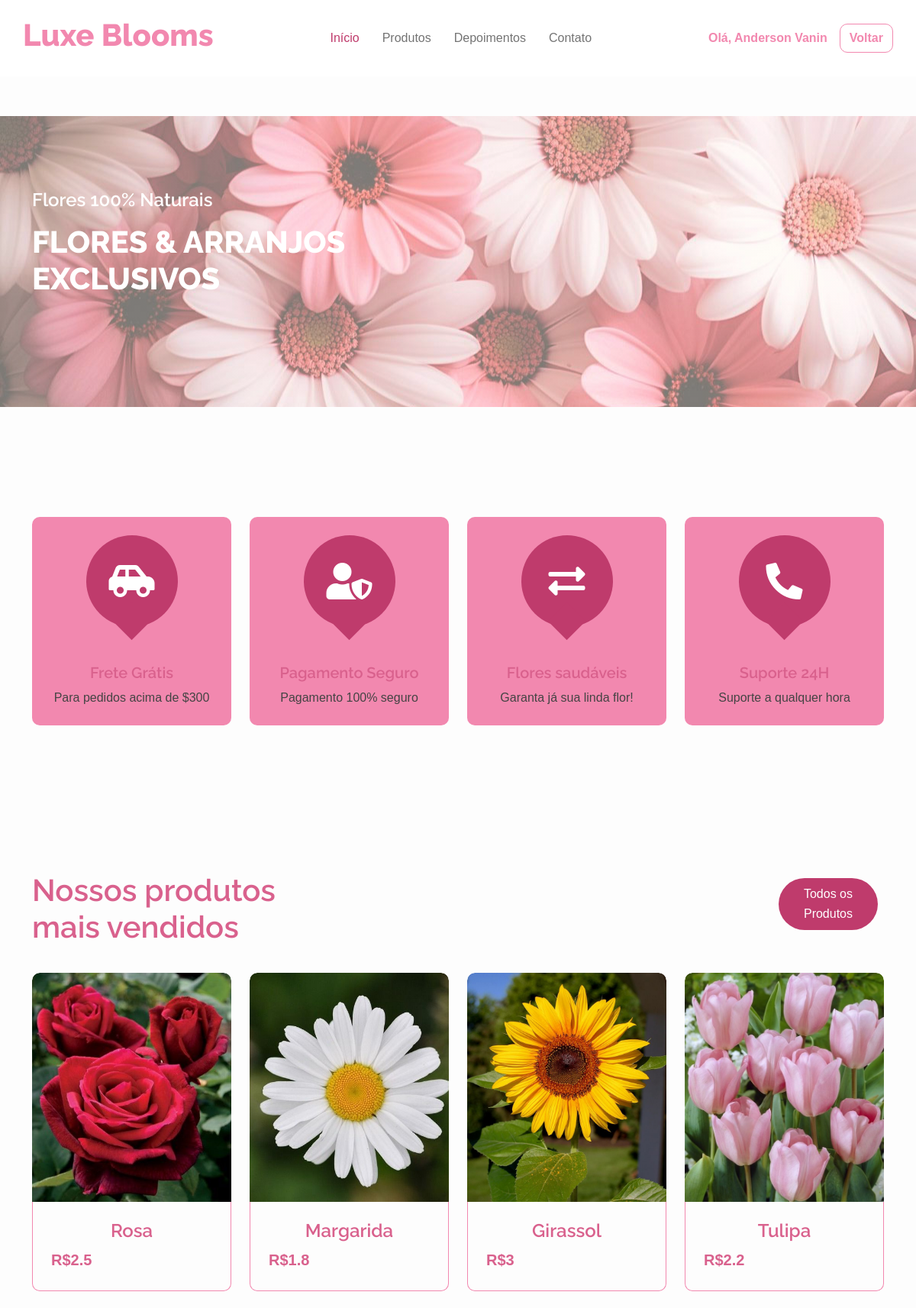
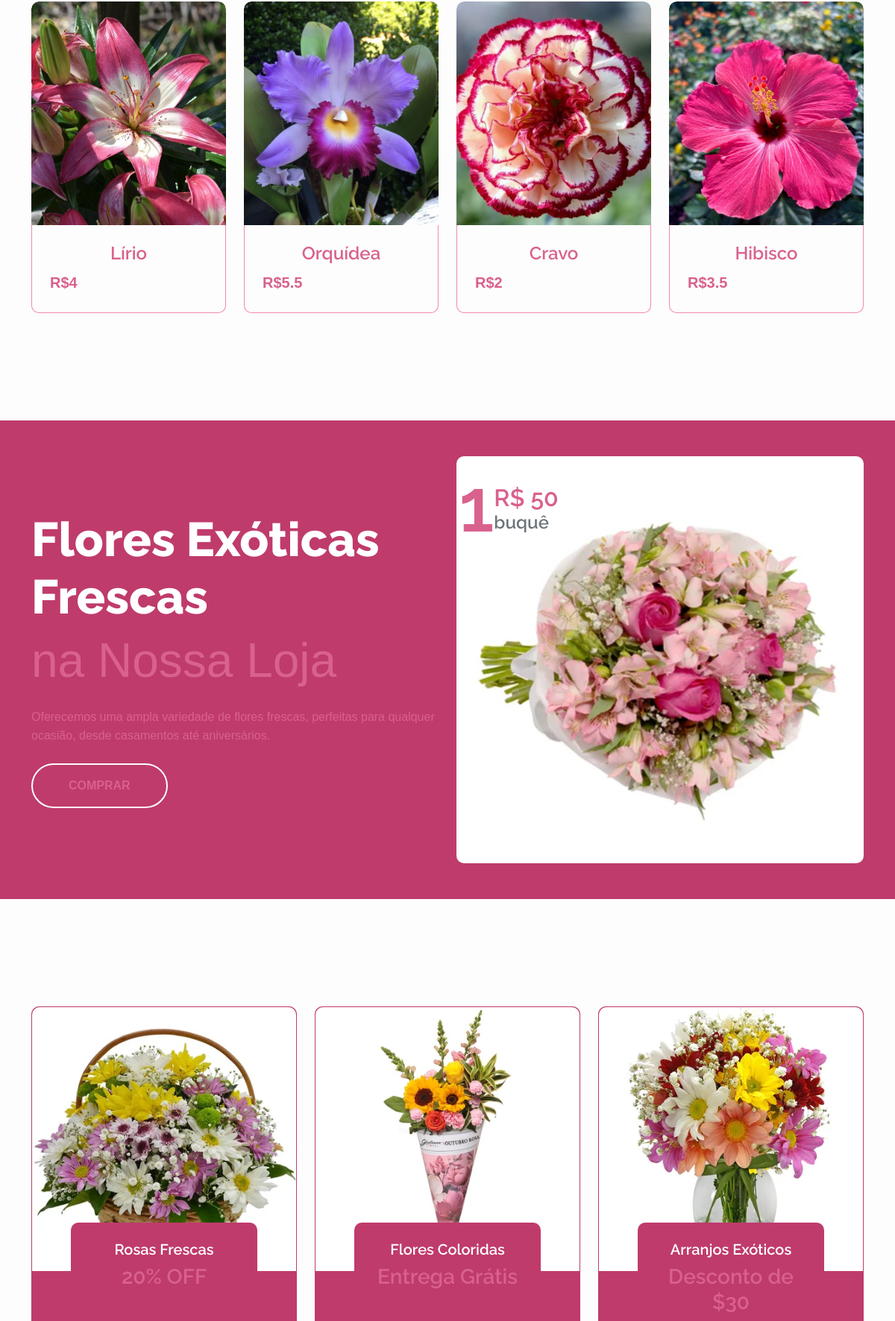
Page /index.php (signed in, upper part) on the committed database (2 pictures, top to bottom).
### tables this page shows
CREATE TABLE `estoque_flores` (
  `id_flor` int(11) NOT NULL,
  `nome_flor` varchar(128) DEFAULT NULL,
  `quantidade_flor` int(11) DEFAULT NULL,
  `preco_flor` float DEFAULT NULL,
  `imagem_flor` varchar(100) DEFAULT NULL
);

### index.php (the view, shortened to what this page needs)
<?php
    include 'menu.php';
?>
    <div class="container-fluid py-5 mb-5 hero-header">
        <div class="container py-5">
            <div class="row g-5 align-items-center">
                <div class="col-md-12 col-lg-7">
                    <h4 class="mb-3 text-secondary">Flores 100% Naturais</h4>
                    <h1 class=" mb-5 display-3 text-secondary">Flores & Arranjos Exclusivos</h1>
                </div>
            </div>
        </div>
    </div>
    <div class="container-fluid featurs py-5">
        <div class="container py-5">
            <div class="row g-4">
                <div class="col-md-6 col-lg-3">
                    <div class="featurs-item text-center rounded bg-light p-4">
                        <div class="featurs-icon btn-square rounded-circle bg-secondary mb-5 mx-auto">
                            <i class="fas fa-car-side fa-3x text-white"></i>
                        </div>
                        <div class="featurs-content text-center">
                            <h5>Frete Grátis</h5>
                            <p class="mb-0">Para pedidos acima de $300</p>
                        </div>
                    </div>
                </div>
                <div class="col-md-6 col-lg-3">
                    <div class="featurs-item text-center rounded bg-light p-4">
                        <div class="featurs-icon btn-square rounded-circle bg-secondary mb-5 mx-auto">
                            <i class="fas fa-user-shield fa-3x text-white"></i>
                        </div>
                        <div class="featurs-content text-center">
                            <h5>Pagamento Seguro</h5>
                            <p class="mb-0">Pagamento 100% seguro</p>
                        </div>
                    </div>
                </div>
                <div class="col-md-6 col-lg-3">
                    <div class="featurs-item text-center rounded bg-light p-4">
                        <div class="featurs-icon btn-square rounded-circle bg-secondary mb-5 mx-auto">
                            <i class="fas fa-exchange-alt fa-3x text-white"></i>
                        </div>
                        <div class="featurs-content text-center">
                            <h5>Flores saudáveis</h5>
                            <p class="mb-0">Garanta já sua linda flor!</p>
                        </div>
                    </div>
                </div>
                <div class="col-md-6 col-lg-3">
                    <div class="featurs-item text-center rounded bg-light p-4">
                        <div class="featurs-icon btn-square rounded-circle bg-secondary mb-5 mx-auto">
                            <i class="fa fa-phone-alt fa-3x text-white"></i>
                        </div>
                        <div class="featurs-content text-center">
                            <h5>Suporte 24H</h5>
                            <p class="mb-0">Suporte a qualquer hora</p>
                        </div>
                    </div>
                </div>
            </div>
        </div>
    </div>
    <div class="container-fluid fruite py-5">
        <div class="container py-5">
            <div class="tab-class text-center">
                <div class="row g-4">
                    <div class="col-lg-4 text-start">
                        <h1>Nossos produtos mais vendidos</h1>
                    </div>
                    <div class="col-lg-8 text-end">
                        <ul class="nav nav-pills d-inline-flex text-center mb-5">
                            <li class="nav-item">
                                <a class="d-flex m-2 py-2 bg-light rounded-pill active" href="shop.php">
                                    <span class="text-dark" style="width: 130px;">Todos os Produtos</span>
                                </a>
                        </ul>
                    </div>
                </div>
                <div class="tab-content">
                    <div id="tab-1" class="tab-pane fade show p-0 active">
                        <div class="row g-4">
                            <div class="col-lg-12">
                                <div class="row g-4">
                                    <?php
                                        $sql = "SELECT * FROM estoque_flores LIMIT 8";
                                        $consulta = $conexao->query($sql);
                                        while($dados = $consulta->fetch_assoc()){
                                            echo "<div class='col-md-6 col-lg-4 col-xl-3'>
                                                <div class='rounded position-relative fruite-item'>
                                                    <div class='fruite-img'>";
                                        echo "<img src='".$dados['imagem_flor']."' class='img-fluid w-100 rounded-top' alt=''>";
                                        echo "</div>";
                                        echo "<div class='p-4 border border-secondary border-top-0 rounded-bottom'>
                                                <h4>".$dados['nome_flor']."</h4>";
                                        echo "<div class='d-flex justify-content-between flex-lg-wrap'>
                                                <p class='text-dark fs-5 fw-bold mb-0'> R$".$dados['preco_flor']."</p>";
                                        echo "
                                        </div>
                                    </div>
                                </div>
                            </div>";
                                        }
                                    ?>
                                </div>
                            </div>
                        </div>
                    </div>
                </div>
            </div>
        </div>
    </div>
    <div class="container-fluid banner bg-secondary my-5">
        <div class="container py-5">
            <div class="row g-4 align-items-center">
                <div class="col-lg-6">
                    <div class="py-4">
                        <h1 class="display-3 text-white">Flores Exóticas Frescas</h1>
                        <p class="fw-normal display-3 text-dark mb-4">na Nossa Loja</p>
                        <p class="mb-4 text-dark">Oferecemos uma ampla variedade de flores frescas, perfeitas para
                            qualquer ocasião, desde casamentos até aniversários.</p>
                        <a href=shop.php
                            class="banner-btn btn border-2 border-white rounded-pill text-dark py-3 px-5">COMPRAR</a>
                    </div>
                </div>
                <div class="col-lg-6">
                    <div class="position-relative">
                        <img src="imgs/rosasbb.jpg" class="img-fluid w-100 rounded" alt="">
                        <div class="d-flex align-items-center justify-content-center bg-white rounded-circle position-absolute"
                            style="width: 140px; height: 140px; top: 0; left: 0;">
                            <h1 style="font-size: 100px;">1</h1>
                            <div class="d-flex flex-column">
                                <span class="h2 mb-0">R$ 50</span>
                                <span class="h4 text-muted mb-0">buquê</span>
                            </div>
                        </div>
                    </div>
                </div>
            </div>
        </div>
    </div>
    <div class="container-fluid service py-5">
        <div class="container py-5">
            <div class="row g-4 justify-content-center">
                <div class="col-md-6 col-lg-4">
                    <a href="#">
                        <div class="service-item bg-primary rounded border border-primary">
                            <img src="imgs/cesta.jpg" class="img-fluid rounded-top w-100" alt="">
                            <div class="px-4 rounded-bottom">
                                <div class="service-content bg-secondary text-center p-4 rounded">
                                    <h5 class="text-white">Rosas Frescas</h5>
                                    <h3 class="mb-0">20% OFF</h3>
                                </div>
                            </div>
                        </div>
                    </a>
                </div>
                <div class="col-md-6 col-lg-4">
                    <a href="#">
                        <div class="service-item bg-primary rounded border border-primary">
                            <img src="imgs/outubro.jpg" class="img-fluid rounded-top w-100" alt="">
                            <div class="px-4 rounded-bottom">
                                <div class="service-content bg-secondary text-center p-4 rounded">
                                    <h5 class="text-white">Flores Coloridas</h5>
                                    <h3 class="mb-0">Entrega Grátis</h3>
                                </div>
                            </div>
                        </div>
                    </a>
                </div>
                <div class="col-md-6 col-lg-4">
                    <a href="#">
                        <div class="service-item bg-primary rounded border border-primary">
                            <img src="imgs/25702gg.jpg" class="img-fluid rounded-top w-100" alt="">
                            <div class="px-4 rounded-bottom">
                                <div class="service-content bg-secondary text-center p-4 rounded">
                                    <h5 class="text-white">Arranjos Exóticos</h5>
                                    <h3 class="mb-0">Desconto de $30</h3>
                                </div>
                            </div>
                        </div>
                    </a>
                </div>
            </div>
        </div>
    </div>
</body>
</html>

### css/style.css (style rules this page uses)
.btn { font-weight: 600; transition: .5s; }
.btn-square { width: 32px; height: 32px; }
.btn-square, .btn-sm-square, .btn-md-square, .btn-lg-square { padding: 0; display: flex; align-items: center; justify-content: center; font-weight: normal; }
.hero-header { background: linear-gradient(rgba(248, 223, 173, 0.1), rgba(248, 223, 173, 0.1)), url(../imgs/Papel\ De\ Parede\ Estampa\ Floral.jpg); background-position: center center; background-repeat: no-repeat; background-size: cover; }
@media (min-width: 992px) { .hero-header, .page-header { margin-top: 152px !important; } }
.featurs .featurs-item .featurs-icon { position: relative; width: 120px; height: 120px; }
.featurs .featurs-item .featurs-icon::after { content: ""; width: 35px; height: 35px; background: var(--bs-secondary); position: absolute; bottom: -10px; transform: translate(-50%); transform: rotate(45deg); background: var(--bs-secondary); }
.service .service-item .service-content { position: relative; width: 250px; height: 130px; top: -50%; left: 50%; transform: translate(-50%, -50%); }
.fruite .tab-class .nav-item a.active { background: var(--bs-secondary) !important; }
.fruite .tab-class .nav-item a.active span { color: var(--bs-white) !important; }
.fruite .fruite-item { height: 100%; transition: 0.5s; }
.fruite .fruite-item .fruite-img { overflow: hidden; transition: 0.5s; border-radius: 10px 10px 0 0; }
.fruite .fruite-item .fruite-img img { transition: 0.5s; }
body { font-family: 'Arial', sans-serif; line-height: 1.6; margin: 0; padding: 0; background-color: #fdfdfd; color: #444; }
.hero-header h1 { font-size: 2.5rem; text-transform: uppercase; margin: 0; }

### index.php (style rules this page uses)
.fruite-img img { width: 100%; height: 300px; object-fit: cover; border-radius: 8px 8px 0 0; }

### rows in the picture
estoque_flores: imagem_flor (picture), nome_flor "Rosa", preco_flor "2.5"
estoque_flores: imagem_flor (picture), nome_flor "Margarida", preco_flor "1.8"
estoque_flores: imagem_flor (picture), nome_flor "Girassol", preco_flor "3"
estoque_flores: imagem_flor (picture), nome_flor "Tulipa", preco_flor "2.2"
estoque_flores: imagem_flor (picture), nome_flor "Lírio", preco_flor "4"
estoque_flores: imagem_flor (picture), nome_flor "Orquídea", preco_flor "5.5"
estoque_flores: imagem_flor (picture), nome_flor "Cravo", preco_flor "2"
estoque_flores: imagem_flor (picture), nome_flor "Hibisco", preco_flor "3.5"

### other values in the picture
$_SESSION['nome'] "Anderson Vanin"
